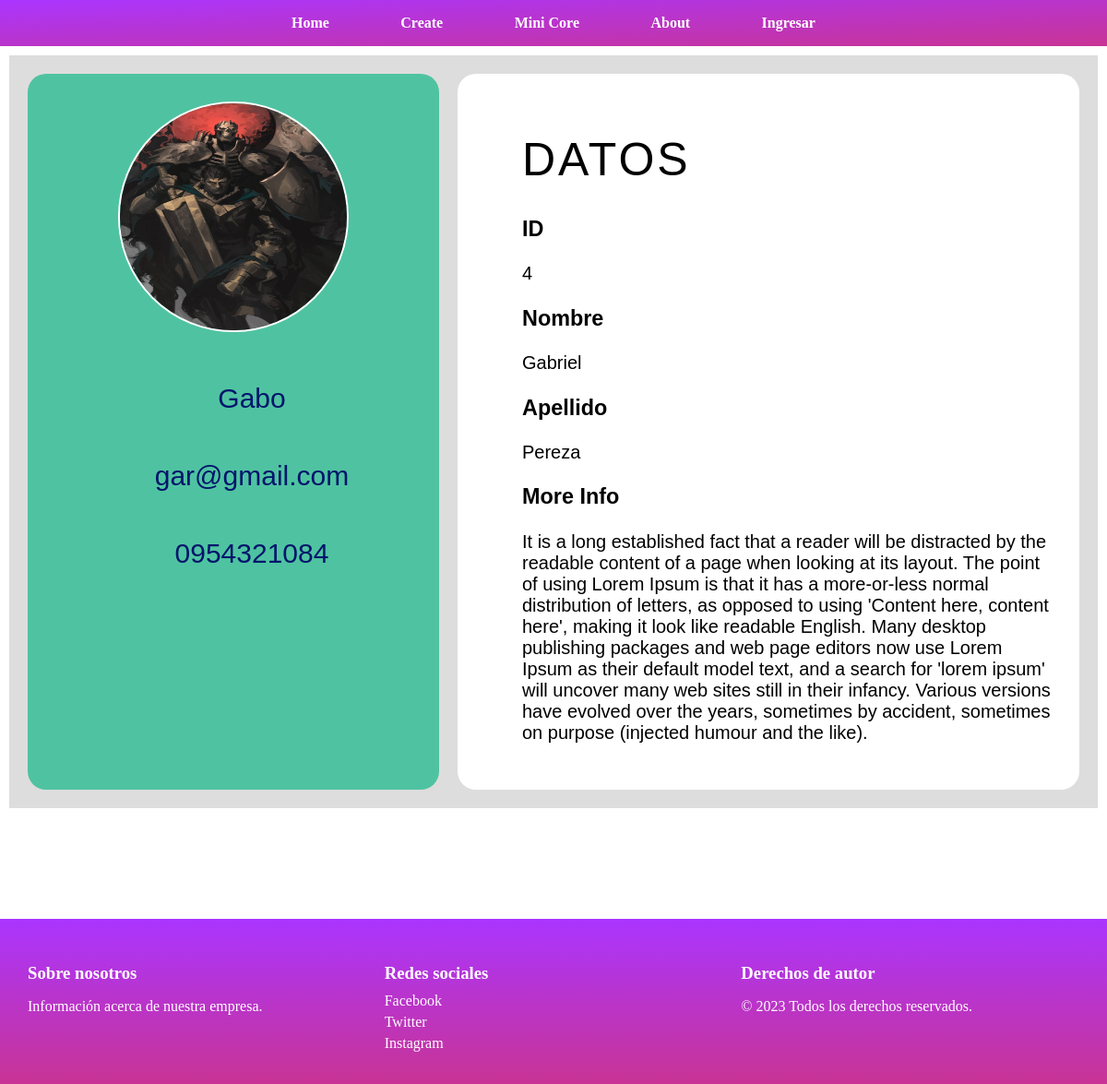
/userdetails/4, run on an earlier commit of the app's database.
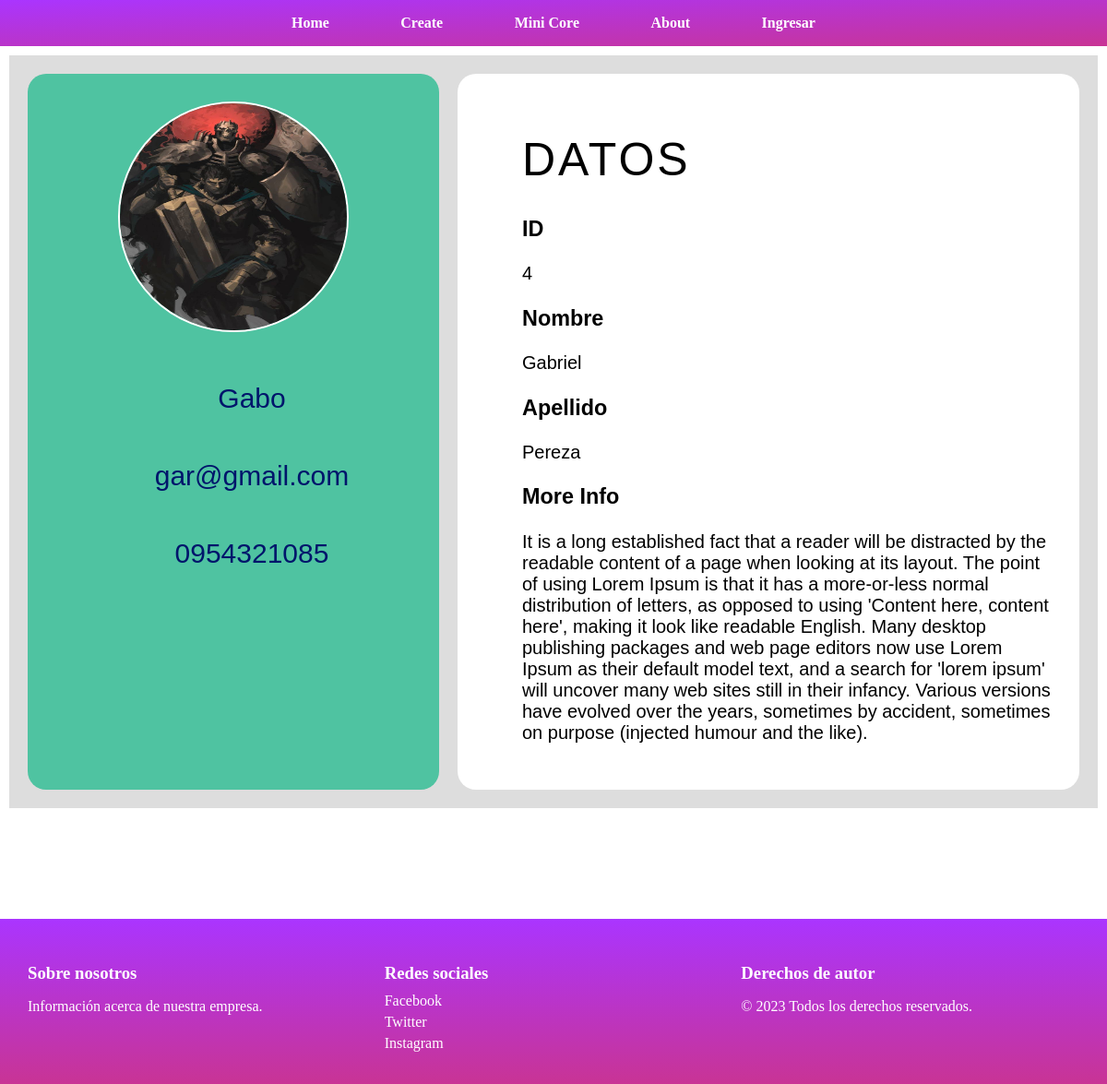
And on a later commit of the database.
### CRUD1/models.py (models this page shows)
class Usuario(models.Model):
    nombre = models.CharField(max_length=50)
    apellido = models.CharField(max_length=50)
    nombre_usuario = models.CharField(max_length=50, verbose_name="Nombre del Usuario")
    email = models.EmailField(verbose_name="Correo electronico")
    tfno = models.CharField(max_length=10, verbose_name="Telefono")

### CRUD1/views.py (the view)
# urls.py: path('userdetails/<int:id>', views.userdetails, name='userdetails'),
def userdetails(request, id):
    usuario = Usuario.objects.get(id=id)
    return render(request, "usuarios/details.html", {"usuario": usuario})

### CRUD1/templates/usuarios/details.html (shortened to what this page needs)
{% extends "predeterminados/base.html"%}
{% load static %}
{% block estilos%}
<link rel="stylesheet" type="text/css" href="{% static 'css/profile.css' %}" />
{%endblock%}
{% block contenido%}
<div class="body">
  <div class="container">
    <div class="box">
      <img src="{% static 'img/unnamed.jpg'%}" alt="" />
      <ul>
        <li>{{usuario.nombre_usuario}}</li>
        <li>{{usuario.email}}</li>
        <li>{{usuario.tfno}}</li>
      </ul>
    </div>
    <div class="About">
      <ul>
        <h1>Datos</h1>
      </ul>
      <ul>
        <h3>ID</h3>
        <li>{{usuario.id}}</li>
      </ul>
      <ul>
        <h3>Nombre</h3>
        <li>{{usuario.nombre}}</li>
      </ul>
      <ul>
        <h3>Apellido</h3>
        <li>{{usuario.apellido}}</li>
      </ul>
      <ul>
        <h3>More Info</h3>
        <p>
          It is a long established fact that a reader will be distracted by the
          readable content of a page when looking at its layout. The point of
          using Lorem Ipsum is that it has a more-or-less normal distribution of
          letters, as opposed to using 'Content here, content here', making it
          look like readable English. Many desktop publishing packages and web
          page editors now use Lorem Ipsum as their default model text, and a
          search for 'lorem ipsum' will uncover many web sites still in their
          infancy. Various versions have evolved over the years, sometimes by
          accident, sometimes on purpose (injected humour and the like).
        </p>
      </ul>
    </div>
  </div>
</div>
{%endblock%}

What changed in the data, as far as the page shows it:
changed Usuario "Gabo": tfno "0954321084" → "0954321085"
